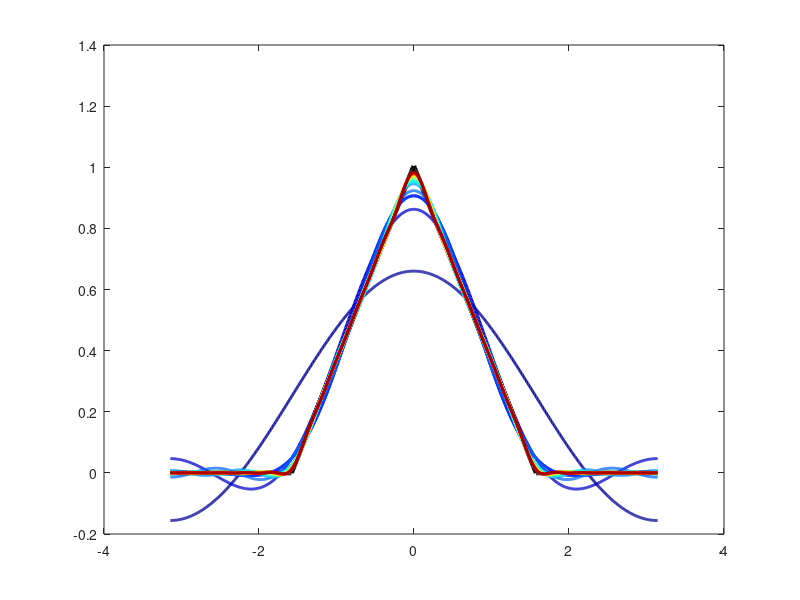

Write the MATLAB code that produced this figure.
% AMIR HOSSEIN OWJI 400113010 (third code)
close all
clear
clc

figure

p=pi;
N=1024;
dx=2*p/(N-1);
x=-p:dx:p;

f=0*x;
f(N/4:N/2) = 4*(1:N/4+1)/N;
f(N/2+1:3*N/4) = 1-4*(0:N/4-1)/N;
plot (x,f,'-k','LineWidth',3.5), hold on

z=jet(20);
A0=sum(f.*ones(size(x)))*dx/pi;
FS=A0/2;
for k=1:20
    A(k)=sum (f.*cos(pi*k*x/p))*dx/pi; %#ok
    B(k)=sum (f.*sin(pi*k*x/p))*dx/pi; %#ok
    FS= FS+ A(k)*cos(pi*k*x/p) + B(k)*sin(pi*k*x/p);
    plot(x,FS,'-','Color',z(k,:),'LineWidth',2)
    pause(0.1)
end
